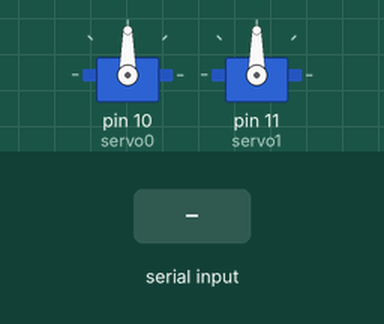
A sketch run on a simulated Arduino Uno, built with avr-gcc and run on an emulated ATmega328P. Shown: 2 × servo. Inputs (shaded band) come from the test bench.

Above: at 1.2 s.
1.3 s: "0" received over Serial
At 1.7 s:
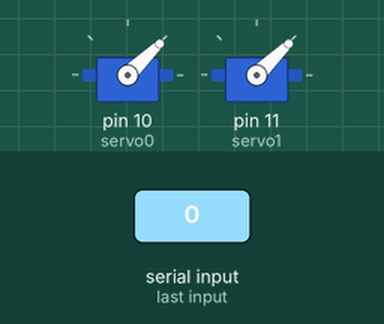
2.8 s: "2" received over Serial
At 4.0 s:
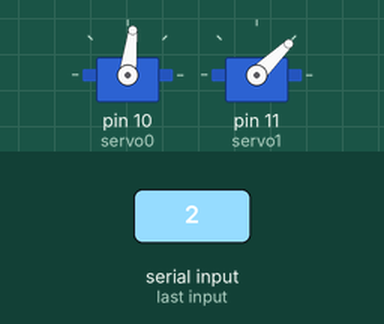
4.3 s: "3" received over Serial
At 5.2 s:
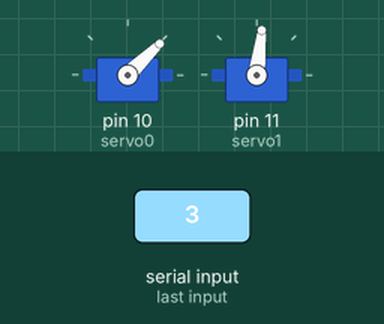
5.8 s: "4" received over Serial
At 6.3 s:
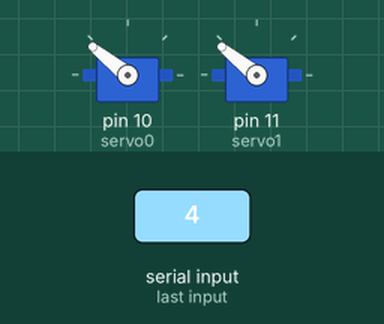
7.3 s: "5" received over Serial
At 8.6 s:
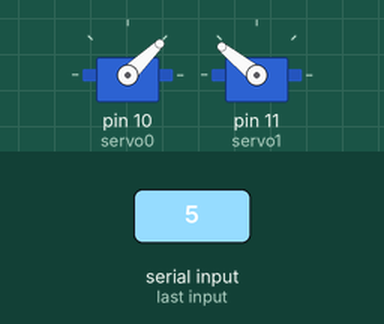
Timing chart, 0 to 9.8 s (numbered marks = the images above; inputs shaded):
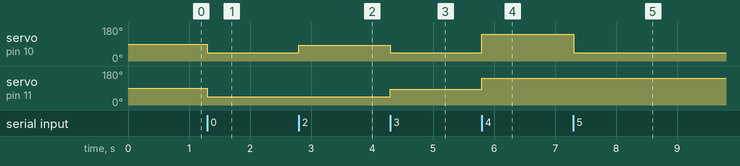

Measured:
- after the input at 1.3 s, servo on pin 10 (servo0), servo on pin 11 (servo1): 90° → 44° at once
- after the input at 2.8 s, servo on pin 10 (servo0): 44° → 83° at once
- after the input at 4.3 s, servo on pin 10 (servo0): 83° → 44° at once; servo on pin 11 (servo1): 44° → 83° at once
- after the input at 5.8 s, servo on pin 10 (servo0): 44° → 141° at once; servo on pin 11 (servo1): 83° → 141° at once
- after the input at 7.3 s, servo on pin 10 (servo0): 141° → 44° at once

The sketch:

silla.ino
```cpp
#include <Servo.h>

Servo servo0;
Servo servo1;

int v1=0;
int v2=0;

int state=0;


void setup() {
  Serial.begin(9600);
   servo0.attach(10);
   servo1.attach(11);

}

void loop() {

   if(Serial.available() > 0){
       state = Serial.read();
  }


switch (state) {
case '0':         //adelante
    T(1000,1000);
    break;
case '1':        // detener
    O();
    break;


case '2':
    R(1400,1000);     //derecha
    break;
case '3':
   I(1400,1000);  //izquierda
    break;

case '4':
    T(2000,2000);  //atras
    break;

case '5':
   X(1000,2000); //vuelta mortal
    break;

}


}
```

funciones.ino
```cpp
//Adelante

void T(int v1,int v2)
{
servo0.write(v2);
servo1.write(v2);
}

//Derecha

void R(int v1,int v2)
{
servo0.write(v1);
servo1.write(v2);
}

//Izquierda

void I(int v1,int v2)
{
servo0.write(v2);
servo1.write(v1);
}

//Atras

void B(int v1,int v2)
{
servo0.write(v1);
servo1.write(v1);
}

//Detener

void O()
{
servo0.write(1400);
servo1.write(1400);
}

//Circulo mortal

void X(int v1,int v2)
{
servo0.write(v1);
servo1.write(v2);
}
```
